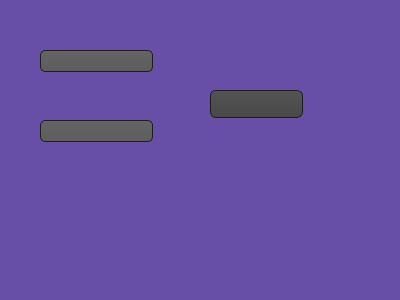
<?xml version="1.0" encoding="UTF-8"?>
<ui version="4.0">
 <class>login</class>
 <widget class="QDialog" name="login">
  <property name="geometry">
   <rect>
    <x>0</x>
    <y>0</y>
    <width>400</width>
    <height>300</height>
   </rect>
  </property>
  <property name="windowTitle">
   <string>Dialog</string>
  </property>
  <property name="styleSheet">
   <string notr="true">QToolTip
{
     border: 1px solid black;
     background-color: #ffa02f;
     padding: 1px;
     border-radius: 3px;
     opacity: 100;
}

QWidget
{
    color: #b1b1b1;
    background-color: #674ea7;
/*#323232; loun el page mtaa e l ajout w mtaa el supprimer w el adition w el affichage */
}

QWidget:item:hover
{
    background-color: QLinearGradient( x1: 0, y1: 0, x2: 0, y2: 1, stop: 0 #ffa02f, stop: 1 #ca0619);
    color: #000000;
}

QWidget:item:selected
{
    background-color: QLinearGradient( x1: 0, y1: 0, x2: 0, y2: 1, stop: 0 #ffa02f, stop: 1 #d7801a);
}

QMenuBar::item
{
    background: transparent;
}

QMenuBar::item:selected
{
    background: transparent;
    border: 1px solid #ffaa00;
}

QMenuBar::item:pressed
{
    background: #444;
    border: 1px solid #000;
    background-color: QLinearGradient(
        x1:0, y1:0,
        x2:0, y2:1,
        stop:1 #212121,
        stop:0.4 #343434/*,
        stop:0.2 #343434,
        stop:0.1 #ffaa00*/
    );
    margin-bottom:-1px;
    padding-bottom:1px;
}

QMenu
{
    border: 1px solid #000;
}

QMenu::item
{
    padding: 2px 20px 2px 20px;
}

QMenu::item:selected
{
    color: #000000;
}

QWidget:disabled
{
    color: #404040;
    background-color: #323232;
}

QAbstractItemView
{
    background-color: QLinearGradient( x1: 0, y1: 0, x2: 0, y2: 1, stop: 0 #4d4d4d, stop: 0.1 #646464, stop: 1 #5d5d5d);
}

QWidget:focus
{
    /*border: 2px solid QLinearGradient( x1: 0, y1: 0, x2: 0, y2: 1, stop: 0 #ffa02f, stop: 1 #d7801a);*/
}

QLineEdit
{
    background-color: QLinearGradient( x1: 0, y1: 0, x2: 0, y2: 1, stop: 0 #4d4d4d, stop: 0 #646464, stop: 1 #5d5d5d);
    padding: 1px;
    border-style: solid;
    border: 1px solid #1e1e1e;
    border-radius: 5;
}

QPushButton
{
    color: #b1b1b1;
    background-color: QLinearGradient( x1: 0, y1: 0, x2: 0, y2: 1, stop: 0 #565656, stop: 0.1 #525252, stop: 0.5 #4e4e4e, stop: 0.9 #4a4a4a, stop: 1 #464646);
    border-width: 1px;
    border-color: #1e1e1e;
    border-style: solid;
    border-radius: 6;
    padding: 3px;
    font-size: 12px;
    padding-left: 5px;
    padding-right: 5px;
}

QPushButton:pressed
{
    background-color: QLinearGradient( x1: 0, y1: 0, x2: 0, y2: 1, stop: 0 #2d2d2d, stop: 0.1 #2b2b2b, stop: 0.5 #292929, stop: 0.9 #282828, stop: 1 #252525);
}

QComboBox
{
    selection-background-color: #ffaa00;
    background-color: QLinearGradient( x1: 0, y1: 0, x2: 0, y2: 1, stop: 0 #565656, stop: 0.1 #525252, stop: 0.5 #4e4e4e, stop: 0.9 #4a4a4a, stop: 1 #464646);
    border-style: solid;
    border: 1px solid #1e1e1e;
    border-radius: 5;
}

QComboBox:hover,QPushButton:hover
{
    border: 2px solid QLinearGradient( x1: 0, y1: 0, x2: 0, y2: 1, stop: 0 #ffa02f, stop: 1 #d7801a);
}


QComboBox:on
{
    padding-top: 3px;
    padding-left: 4px;
    background-color: QLinearGradient( x1: 0, y1: 0, x2: 0, y2: 1, stop: 0 #2d2d2d, stop: 0.1 #2b2b2b, stop: 0.5 #292929, stop: 0.9 #282828, stop: 1 #252525);
    selection-background-color: #ffaa00;
}

QComboBox QAbstractItemView
{
    border: 2px solid darkgray;
    selection-background-color: QLinearGradient( x1: 0, y1: 0, x2: 0, y2: 1, stop: 0 #ffa02f, stop: 1 #d7801a);
}

QComboBox::drop-down
{
     subcontrol-origin: padding;
     subcontrol-position: top right;
     width: 15px;

     border-left-width: 0px;
     border-left-color: darkgray;
     border-left-style: solid; /* just a single line */
     border-top-right-radius: 3px; /* same radius as the QComboBox */
     border-bottom-right-radius: 3px;
 }

QComboBox::down-arrow
{
     image: url(:/down_arrow.png);
}

QGroupBox:focus
{
border: 2px solid QLinearGradient( x1: 0, y1: 0, x2: 0, y2: 1, stop: 0 #ffa02f, stop: 1 #d7801a);
}

QTextEdit:focus
{
    border: 2px solid QLinearGradient( x1: 0, y1: 0, x2: 0, y2: 1, stop: 0 #ffa02f, stop: 1 #d7801a);
}

QScrollBar:horizontal {
     border: 1px solid #222222;
     background: QLinearGradient( x1: 0, y1: 0, x2: 0, y2: 1, stop: 0.0 #121212, stop: 0.2 #282828, stop: 1 #484848);
     height: 7px;
     margin: 0px 16px 0 16px;
}

QScrollBar::handle:horizontal
{
      background: QLinearGradient( x1: 0, y1: 0, x2: 1, y2: 0, stop: 0 #ffa02f, stop: 0.5 #d7801a, stop: 1 #ffa02f);
      min-height: 20px;
      border-radius: 2px;
}

QScrollBar::add-line:horizontal {
      border: 1px solid #1b1b19;
      border-radius: 2px;
      background: QLinearGradient( x1: 0, y1: 0, x2: 1, y2: 0, stop: 0 #ffa02f, stop: 1 #d7801a);
      width: 14px;
      subcontrol-position: right;
      subcontrol-origin: margin;
}

QScrollBar::sub-line:horizontal {
      border: 1px solid #1b1b19;
      border-radius: 2px;
      background: QLinearGradient( x1: 0, y1: 0, x2: 1, y2: 0, stop: 0 #ffa02f, stop: 1 #d7801a);
      width: 14px;
     subcontrol-position: left;
     subcontrol-origin: margin;
}

QScrollBar::right-arrow:horizontal, QScrollBar::left-arrow:horizontal
{
      border: 1px solid black;
      width: 1px;
      height: 1px;
      background: white;
}

QScrollBar::add-page:horizontal, QScrollBar::sub-page:horizontal
{
      background: none;
}

QScrollBar:vertical
{
      background: QLinearGradient( x1: 0, y1: 0, x2: 1, y2: 0, stop: 0.0 #121212, stop: 0.2 #282828, stop: 1 #484848);
      width: 7px;
      margin: 16px 0 16px 0;
      border: 1px solid #222222;
}

QScrollBar::handle:vertical
{
      background: QLinearGradient( x1: 0, y1: 0, x2: 0, y2: 1, stop: 0 #ffa02f, stop: 0.5 #d7801a, stop: 1 #ffa02f);
      min-height: 20px;
      border-radius: 2px;
}

QScrollBar::add-line:vertical
{
      border: 1px solid #1b1b19;
      border-radius: 2px;
      background: QLinearGradient( x1: 0, y1: 0, x2: 0, y2: 1, stop: 0 #ffa02f, stop: 1 #d7801a);
      height: 14px;
      subcontrol-position: bottom;
      subcontrol-origin: margin;
}

QScrollBar::sub-line:vertical
{
      border: 1px solid #1b1b19;
      border-radius: 2px;
      background: QLinearGradient( x1: 0, y1: 0, x2: 0, y2: 1, stop: 0 #d7801a, stop: 1 #ffa02f);
      height: 14px;
      subcontrol-position: top;
      subcontrol-origin: margin;
}

QScrollBar::up-arrow:vertical, QScrollBar::down-arrow:vertical
{
      border: 1px solid black;
      width: 1px;
      height: 1px;
      background: white;
}


QScrollBar::add-page:vertical, QScrollBar::sub-page:vertical
{
      background: none;
}

QTextEdit
{
    background-color: #242424;
}

QPlainTextEdit
{
    background-color: #242424;
}

QHeaderView::section
{
    background-color: QLinearGradient(x1:0, y1:0, x2:0, y2:1, stop:0 #616161, stop: 0.5 #505050, stop: 0.6 #434343, stop:1 #656565);
    color: white;
    padding-left: 4px;
    border: 1px solid #6c6c6c;
}

QCheckBox:disabled
{
color: #414141;
}

QDockWidget::title
{
    text-align: center;
    spacing: 3px; /* spacing between items in the tool bar */
    background-color: QLinearGradient(x1:0, y1:0, x2:0, y2:1, stop:0 #323232, stop: 0.5 #242424, stop:1 #323232);
}

QDockWidget::close-button, QDockWidget::float-button
{
    text-align: center;
    spacing: 1px; /* spacing between items in the tool bar */
    background-color: QLinearGradient(x1:0, y1:0, x2:0, y2:1, stop:0 #323232, stop: 0.5 #242424, stop:1 #323232);
}

QDockWidget::close-button:hover, QDockWidget::float-button:hover
{
    background: #242424;
}

QDockWidget::close-button:pressed, QDockWidget::float-button:pressed
{
    padding: 1px -1px -1px 1px;
}

QMainWindow::separator
{
    background-color: QLinearGradient(x1:0, y1:0, x2:0, y2:1, stop:0 #161616, stop: 0.5 #151515, stop: 0.6 #212121, stop:1 #343434);
    color: white;
    padding-left: 4px;
    border: 1px solid #4c4c4c;
    spacing: 3px; /* spacing between items in the tool bar */
}

QMainWindow::separator:hover
{

    background-color: QLinearGradient(x1:0, y1:0, x2:0, y2:1, stop:0 #d7801a, stop:0.5 #b56c17 stop:1 #ffa02f);
    color: white;
    padding-left: 4px;
    border: 1px solid #6c6c6c;
    spacing: 3px; /* spacing between items in the tool bar */
}

QToolBar::handle
{
     spacing: 3px; /* spacing between items in the tool bar */
     background: url(:/images/handle.png);
}

QMenu::separator
{
    height: 2px;
    background-color: QLinearGradient(x1:0, y1:0, x2:0, y2:1, stop:0 #161616, stop: 0.5 #151515, stop: 0.6 #212121, stop:1 #343434);
    color: white;
    padding-left: 4px;
    margin-left: 10px;
    margin-right: 5px;
}

QProgressBar
{
    border: 2px solid grey;
    border-radius: 5px;
    text-align: center;
}

QProgressBar::chunk
{
    background-color: #d7801a;
    width: 2.15px;
    margin: 0.5px;
}

QTabBar::tab {
    color: #b1b1b1;
    border: 1px solid #444;
    border-bottom-style: none;
    background-color: #323232;
    padding-left: 10px;
    padding-right: 10px;
    padding-top: 3px;
    padding-bottom: 2px;
    margin-right: -1px;
}

QTabWidget::pane {
    border: 1px solid #444;
    top: 1px;
}

QTabBar::tab:last
{
    margin-right: 0; /* the last selected tab has nothing to overlap with on the right */
    border-top-right-radius: 3px;
}

QTabBar::tab:first:!selected
{
 margin-left: 0px; /* the last selected tab has nothing to overlap with on the right */


    border-top-left-radius: 3px;
}

QTabBar::tab:!selected
{
    color: #b1b1b1;
    border-bottom-style: solid;
    margin-top: 3px;
    background-color: QLinearGradient(x1:0, y1:0, x2:0, y2:1, stop:1 #212121, stop:.4 #343434);
}

QTabBar::tab:selected
{
    border-top-left-radius: 3px;
    border-top-right-radius: 3px;
    margin-bottom: 0px;
}

QTabBar::tab:!selected:hover
{
    /*border-top: 2px solid #ffaa00;
    padding-bottom: 3px;*/
    border-top-left-radius: 3px;
    border-top-right-radius: 3px;
    background-color: QLinearGradient(x1:0, y1:0, x2:0, y2:1, stop:1 #212121, stop:0.4 #343434, stop:0.2 #343434, stop:0.1 #ffaa00);
}

QRadioButton::indicator:checked, QRadioButton::indicator:unchecked{
    color: #b1b1b1;
    background-color: #323232;
    border: 1px solid #b1b1b1;
    border-radius: 6px;
}

QRadioButton::indicator:checked
{
    background-color: qradialgradient(
        cx: 0.5, cy: 0.5,
        fx: 0.5, fy: 0.5,
        radius: 1.0,
        stop: 0.25 #ffaa00,
        stop: 0.3 #323232
    );
}

QCheckBox::indicator{
    color: #b1b1b1;
    background-color: #323232;
    border: 1px solid #b1b1b1;
    width: 9px;
    height: 9px;
}

QRadioButton::indicator
{
    border-radius: 6px;
}

QRadioButton::indicator:hover, QCheckBox::indicator:hover
{
    border: 1px solid #ffaa00;
}

QCheckBox::indicator:checked
{
    image:url(:/images/checkbox.png);
}

QCheckBox::indicator:disabled, QRadioButton::indicator:disabled
{
    border: 1px solid #444;
}</string>
  </property>
  <widget class="QPushButton" name="boutton_login">
   <property name="geometry">
    <rect>
     <x>210</x>
     <y>90</y>
     <width>93</width>
     <height>28</height>
    </rect>
   </property>
   <property name="text">
    <string/>
   </property>
  </widget>
  <widget class="QLineEdit" name="lineEdit_login">
   <property name="geometry">
    <rect>
     <x>40</x>
     <y>50</y>
     <width>113</width>
     <height>22</height>
    </rect>
   </property>
  </widget>
  <widget class="QLineEdit" name="lineEdit_2_mdp">
   <property name="geometry">
    <rect>
     <x>40</x>
     <y>120</y>
     <width>113</width>
     <height>22</height>
    </rect>
   </property>
  </widget>
 </widget>
 <resources/>
 <connections/>
</ui>
